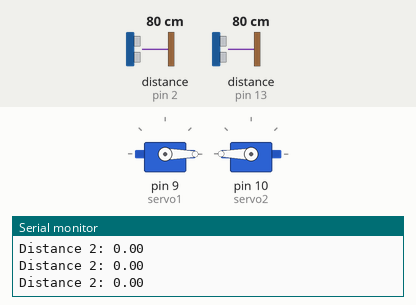
This sketch was run on a simulated Arduino Uno, built with avr-gcc and run on an emulated ATmega328P. Shown: 2 × servo, the last lines printed to the serial monitor. The test bench sets the inputs (shaded band); at power-on: distance to the obstacle (sensors on pin 2, pin 13) 80 cm. The echo pulse lasts 58.3 µs per cm.

Above: at 1.2 s.
1.3 s: distance to the obstacle (sensor on pin 2) set to 5 cm
4.3 s: distance to the obstacle (sensor on pin 2) set to 2 cm
At 5.1 s:
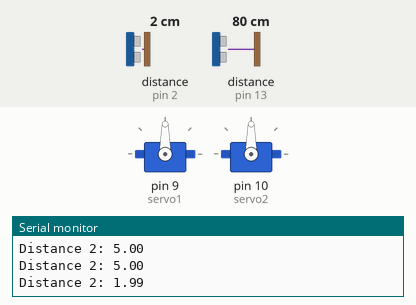
Timing chart, 0 to 7.3 s (numbered marks = the images above; inputs shaded):
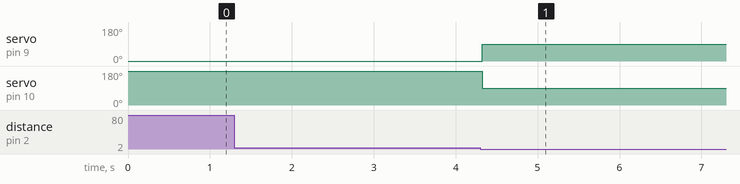

Measured:
- the behaviour switches between 4 and 3 cm on distance to the obstacle (sensor on pin 2) (found by bisection; images 0 and 1)
- after the input at 4.3 s, servo on pin 9 (servo1): 0° → 90° at once; servo on pin 10 (servo2): 180° → 90° at once

The sketch:

bin.ino
```cpp
#include <Servo.h>
#define TRIG_PIN_SS1 12
#define ECHO_PIN_SS1 13
#define TRIG_PIN_SS2 4
#define ECHO_PIN_SS2 2
#define TIME_OUT 5000

Servo servo1;
Servo servo2;

void setup() {
  Serial.begin(9600);
  servo1.attach(9);
  servo2.attach(10);
  pinMode(TRIG_PIN_SS1, OUTPUT);
  pinMode(ECHO_PIN_SS1 , INPUT);
  pinMode(TRIG_PIN_SS2, OUTPUT);
  pinMode(ECHO_PIN_SS2, INPUT);
  servo1.write(0);
  servo2.write(180);
}

void loop() {
  long durationSS1; float distanceSS1;

  digitalWrite(TRIG_PIN_SS1, LOW);
  delayMicroseconds(2);
  digitalWrite(TRIG_PIN_SS1, HIGH);
  delayMicroseconds(10);
  digitalWrite(TRIG_PIN_SS1, LOW);


  durationSS1 = pulseIn(ECHO_PIN_SS1, HIGH, TIME_OUT);


  long durationSS2; float distanceSS2;

  digitalWrite(TRIG_PIN_SS2, LOW);
  delayMicroseconds(2);
  digitalWrite(TRIG_PIN_SS2, HIGH);
  delayMicroseconds(10);
  digitalWrite(TRIG_PIN_SS2, LOW);


  durationSS2 = pulseIn(ECHO_PIN_SS2, HIGH, TIME_OUT);


  // convert to distance
  distanceSS2 = durationSS2 / 29.1 / 2;
  if(distanceSS2>40) distanceSS2=40;

  // convert to distance
  distanceSS1 = durationSS1 / 29.1 / 2;
  if(distanceSS1>40) distanceSS1=40;
  Serial.print("Distance 2: ");
  Serial.println(distanceSS2);
    if (distanceSS2 >= 1 && distanceSS2 <= 4)
    {
      servo1.write(90);
      servo2.write(90);
      delay(5000);
    }
    else
    {
      servo1.write(0);
      servo2.write(180);
    }

}
```
